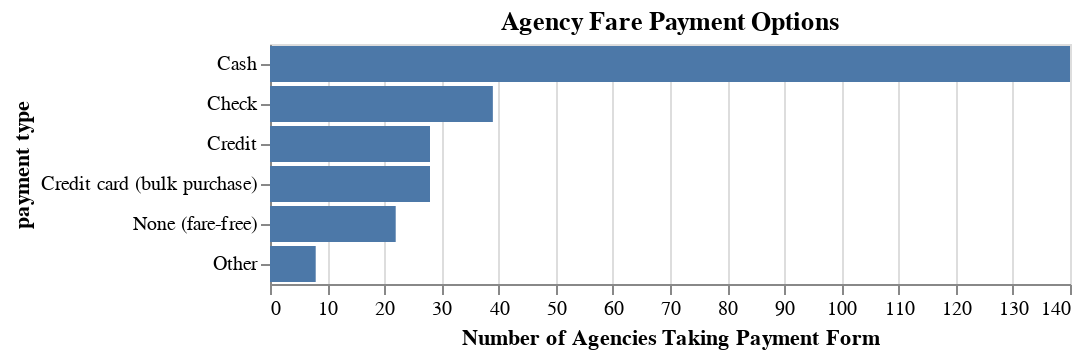

The cell this chart's notebook holds for it:
### Code cell
p_df = pd.DataFrame.from_dict(payments, orient='index').reset_index().rename({0: 'count', 'index': 'payment_type'}, axis=1).replace({'credit_card_bulk': "Credit card (bulk purchase)",
                                                                                                          'none_fare_free': "None (fare-free)"}).replace(
{'cash': 'Cash', 'check':'Check', 'credit':'Credit', 'other': 'Other'}
)
alt.Chart(p_df).mark_bar().encode(
  alt.X('count', title="Number of Agencies Taking Payment Form"),
  alt.Y('payment_type', title="payment type")
).properties(
    title='Agency Fare Payment Options',
)

### Figure 1 — Vega-Lite specification as saved in the notebook (floating-point values rounded to 4 significant figures)
{"usermeta": {"embedOptions": {"theme": "urbaninstitute"}}, "config": {"view": {"continuousWidth": 400, "continuousHeight": 300}}, "data": {"name": "data-761eb5116aa6a6bd180bca18e5e82fd4"}, "mark": "bar", "encoding": {"x": {"type": "quantitative", "field": "count", "title": "Number of Agencies Taking Payment Form"}, "y": {"type": "nominal", "field": "payment_type", "title": "payment type"}}, "title": "Agency Fare Payment Options", "$schema": "https://vega.github.io/schema/vega-lite/v4.8.1.json", "datasets": {"data-761eb5116aa6a6bd180bca18e5e82fd4": [{"payment_type": "None (fare-free)", "count": 22}, {"payment_type": "Other", "count": 8}, {"payment_type": "Cash", "count": 140}, {"payment_type": "Check", "count": 39}, {"payment_type": "Credit", "count": 28}, {"payment_type": "Credit card (bulk purchase)", "count": 28}]}}
